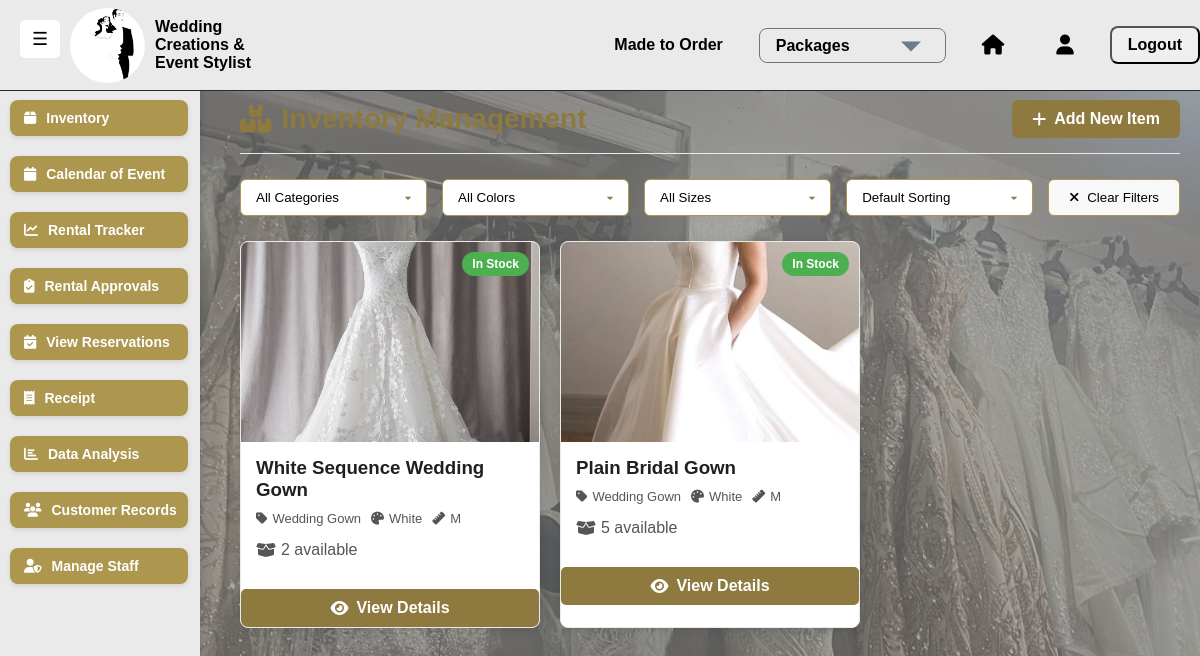
/inventory/ (signed in), run on an earlier commit of the app's database.
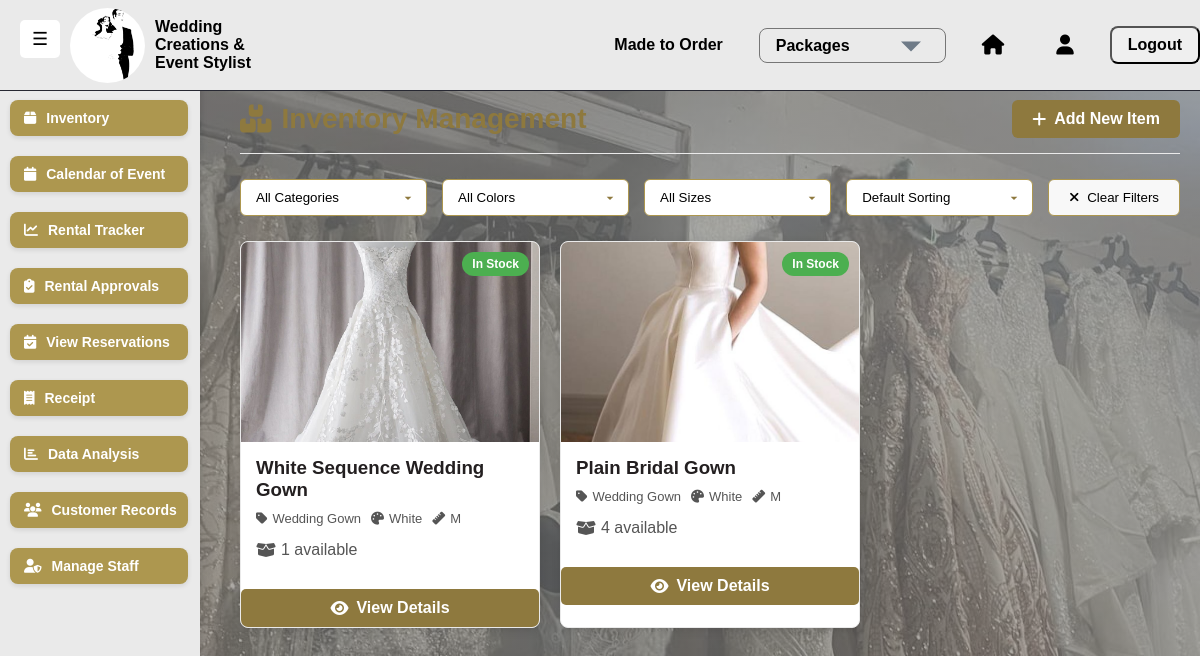
And on a later commit of the database.
### saritasapp/models.py (models this page shows, shortened)
class Inventory(models.Model):
    name = models.CharField(max_length=255)
    branch = models.ForeignKey(Branch, on_delete=models.CASCADE, related_name="inventory_items")
    category = models.ForeignKey(Category, on_delete=models.CASCADE, related_name="items")
    color = models.ForeignKey(Color, null=True, blank=True, on_delete=models.SET_NULL, related_name="inventory_items")
    size = models.ForeignKey(Size, null=True, blank=True, on_delete=models.SET_NULL, related_name="inventory_items")
    quantity = models.IntegerField(default=0)
    rental_price = models.DecimalField(max_digits=10, decimal_places=2)
    reservation_price = models.DecimalField(max_digits=10, decimal_places=2, null=True, blank=True)
    deposit_price = models.DecimalField(max_digits=10, decimal_places=2, null=True, blank=True)
    purchase_price = models.DecimalField(max_digits=10, decimal_places=2, null=True, blank=True)
    available = models.BooleanField(default=True)
    image = models.ImageField(upload_to="inventory/", null=True, blank=True)
    created_at = models.DateTimeField(auto_now_add=True)
    updated_at = models.DateTimeField(auto_now=True)
    class Meta:
        verbose_name_plural = "Inventory"
        ordering = ['-created_at']

class Category(models.Model):
    name = models.CharField(max_length=255, unique=True)
    description = models.TextField(blank=True)

class Color(models.Model):
    name = models.CharField(max_length=50, unique=True)

class Size(models.Model):
    name = models.CharField(max_length=10, unique=True)

### saritasapp/views.py (the view)
# urls.py: path('inventory/', views.inventory_view, name='inventory_list'),
@login_required
def inventory_view(request):
    categories = Category.objects.all()
    colors = Color.objects.all()
    sizes = Size.objects.all()
    selected_category = request.GET.get('category', '')
    selected_color = request.GET.get('color', '')
    selected_size = request.GET.get('size', '')
    sort = request.GET.get('sort', '')
    inventory_items = Inventory.objects.all()
    if selected_category:
        inventory_items = inventory_items.filter(category_id=selected_category)
    if selected_color:
        inventory_items = inventory_items.filter(color_id=selected_color)
    if selected_size:
        inventory_items = inventory_items.filter(size_id=selected_size)
    if sort == 'name_asc':
        inventory_items = inventory_items.order_by('name')
    elif sort == 'name_desc':
        inventory_items = inventory_items.order_by('-name')
    elif sort == 'price_asc':
        inventory_items = inventory_items.order_by('purchase_price')
    elif sort == 'price_desc':
        inventory_items = inventory_items.order_by('-purchase_price')
    return render(request, 'saritasapp/inventory.html', {
        'categories': categories,
        'colors': colors,
        'sizes': sizes,
        'inventory_items': inventory_items,
        'selected_category': selected_category,
        'selected_color': selected_color,
        'selected_size': selected_size,
        'sort': sort
    })

### saritasapp/context_processors.py (called while the page is built)
def notifications(request):
    if request.user.is_authenticated:
        return {
            'unread_count': Notification.objects.filter(user=request.user, is_read=False).count()
        }
    return {}

### saritasapp/templates/saritasapp/inventory.html (shortened to what this page needs)
{% extends "saritasapp/base.html" %}
{% load static %}
{% block extra_css %}
<link rel="stylesheet" href="{% static 'css/inventory.css' %}">
{% endblock %}
{% block content %}
    <div class="white-container">
        <div class="inventory-header">
            <h1><i class="fas fa-boxes"></i> Inventory Management</h1>
            <a href="{% url 'saritasapp:add_inventory' %}" class="add-item-btn">
                <i class="fas fa-plus"></i> Add New Item
            </a>
        </div>
        <div class="filter-row">
            <div class="filter-box">
                <select id="category" name="category" onchange="filterInventory()">
                    <option value="">All Categories</option>
                </select>
            </div>
            <div class="filter-box">
                <select id="color" name="color" onchange="filterInventory()">
                    <option value="">All Colors</option>
                </select>
            </div>
            <div class="filter-box">
                <select id="size" name="size" onchange="filterInventory()">
                    <option value="">All Sizes</option>
                </select>
            </div>
            <div class="filter-box">
                <select id="sort" name="sort" onchange="filterInventory()">
                    <option value="">Default Sorting</option>
                </select>
            </div>
            <button type="button" onclick="clearFilters()" class="clear-btn">
                <i class="fas fa-times"></i> Clear Filters
            </button>
        </div>
        <div class="inventory-items">
            {% if inventory_items %}
                {% for item in inventory_items %}
                <div class="item-card">
                    <div class="item-status {% if item.available %}in-stock{% else %}out-stock{% endif %}">
                        {{ item.available|yesno:"In Stock,Out of Stock" }}
                    </div>
                    <div class="item-image">
                        {% if item.image %}
                            <img src="{{ item.image.url }}" alt="{{ item.name }}">
                        {% else %}
                            <img src="{% static 'image/default-placeholder.png' %}" alt="No image">
                        {% endif %}
                    </div>
                    <div class="item-info">
                        <h3>{{ item.name }}</h3>
                        <div class="item-meta">
                            <span><i class="fas fa-tag"></i> {{ item.category.name }}</span>
                            <span><i class="fas fa-palette"></i> {{ item.color.name|default:"N/A" }}</span>
                            <span><i class="fas fa-ruler"></i> {{ item.size.name|default:"N/A" }}</span>
                        </div>
                        <div class="item-quantity">
                            <i class="fas fa-box-open"></i> {{ item.quantity }} available
                        </div>
                    </div>
                    <a href="{% url 'saritasapp:view_inventory' item.id %}" class="view-btn">
                        <i class="fas fa-eye"></i> View Details
                    </a>
                </div>
                {% endfor %}
            {% else %}
                <div class="no-items">
                    <i class="fas fa-search"></i>
                    <p>No items match your filters</p>
                    <button onclick="clearFilters()">Clear Filters</button>
                </div>
            {% endif %}
        </div>
    </div>
{% endblock %}

### saritasapp/templates/saritasapp/base.html (shortened to what this page needs)
{% load static %}
<!DOCTYPE html>
<html lang="en">
    <head>
        {% load static %}
        <link rel="stylesheet" href="{% static 'css/mainbase.css' %}">
        <link rel="stylesheet" href="https://cdnjs.cloudflare.com/ajax/libs/font-awesome/6.4.0/css/all.min.css">
        {% block extra_css %}{% endblock %}
    </head>
<body>
    <div class="sidebar" id="sidebar">
        <div class="nav-buttons">
            <a href="{% url 'saritasapp:inventory_list' %}" class="nav-btn">
                <span class="fas fa-box"></span> <text>Inventory</text>
            </a>
            <a href="{% url 'saritasapp:calendar' %}" class="nav-btn">
                <span class="fas fa-calendar"></span> <text>Calendar of Event</text>
            </a>
            <a href="{% url 'saritasapp:rental_tracker' %}" class="nav-btn">
                <span class="fas fa-chart-line"></span> <text>Rental Tracker</text>
            </a>
            <a href="{% url 'saritasapp:rental_approvals' %}" class="nav-btn">
                <span class="fas fa-clipboard-check"></span> <text>Rental Approvals</text>
            </a>
            <a href="{% url 'saritasapp:view_reservations' %}" class="nav-btn">
                <span class="fas fa-calendar-check"></span> <text>View Reservations</text>
            </a>
            <a href="{% url 'saritasapp:receipt-detail' receipt_id=1 %}" class="nav-btn">
                <span class="fas fa-receipt"></span> <text>Receipt</text>
            </a>
            <a href="{% url 'saritasapp:data_analysis' %}" class="nav-btn">
                <span class="fas fa-chart-bar"></span> <text>Data Analysis</text>
            </a>
            <a href="{% url 'saritasapp:customer_list' %}" class="nav-btn">
                <span class="fas fa-users"></span> <text>Customer Records</text>
            </a>
            <a href="{% url 'saritasapp:manage_staff' %}" class="nav-btn">
                <span class="fas fa-user-shield"></span> <text>Manage Staff</text>
            </a>
        </div>
    </div>
    <div class="header">
        <button id="toggle-btn">☰</button>
            <div class="logo">
                <img src="{% static 'images/Logo.png' %}" alt="Wedding Creations & Event Stylist">
                <span> Wedding<br>Creations &<br> Event Stylist</span>
            </div>
                <div class="header-items">
                    <div class="made-to-order">
                        <a href="{% url 'saritasapp:made_to_order' %}" class="header-link-text">Made to Order</a>
                    </div>
                    <select id="Package" class="header-link-text" onchange="navigateToPage()">
                        <option value="{% url 'saritasapp:packages' %}">Packages</option>
                    </select>
                    <a href="{% url 'saritasapp:dashboard' %}" class="header-link"><i class="fas fa-home"></i></a>
                    <a href="{% url 'saritasapp:profile' %}" class="header-link"><i class="fas fa-user"></i></a>
                    {% if user.is_authenticated %}
                    <form method="post" action="{% url 'saritasapp:logout' %}" style="display:inline;">
                        <button type="submit" class="header-link">Logout</button>
                        </form>
                        {% else %}
                        <a href="{% url 'saritasapp:sign_in' %}" class="header-link">Login</a>
                        {% endif %}
                </div>
    </div>
    <div class="container" style="margin-left: 220px; margin-top: 80px; padding: 20px;">
        {% block content %}
        {% endblock %}
    </div>
</body>
</html>

### static/css/mainbase.css (style rules this page uses)
body { margin: 0; padding: 0; font-family: Arial, sans-serif; background-image: linear-gradient(rgba(128, 128, 128, 0.700), rgba(128, 128, 128, 0.625)), url("/static/images/background.jpg"); background-attachment: fixed; }
.sidebar { width: 200px; height: 100vh; background: #EAEAEA; position: fixed; left: 0; top: 70px; display: flex; flex-direction: column; align-items: center; box-shadow: 2px 0 5px rgba(0, 0, 0, 0.1); transition: all 0.3s ease-in-out; will-change: width; overflow-x: hidden; overflow-y: auto; text-wrap: nowrap; }
.nav-buttons { width: 100%; display: flex; flex-direction: column; margin-top: 20px; }
.nav-btn { display: flex; align-items: center; justify-content: flex-start; width: 75%; padding: 10px 1em; font-size: 14px; font-weight: bolder; background: #AD974F; border: none; cursor: pointer; box-shadow: 0px 2px 5px rgba(0, 0, 0, 0.1); transition: all 0.3s ease-in; border-radius: 8px; margin: 10px; }
a { display: block; color: white ; padding: 12px; text-align: center; border-radius: 5px; font-size: 16px; font-weight: bold; text-decoration: none; transition: background 0.3s ease; }
.nav-btn span { margin-right: 10px; }
#toggle-btn { position: fixed; top: 20px; left: 20px; background: white; color: black; border: none; padding: 8px 12px; font-size: 18px; border-radius: 5px; cursor: pointer; transition: all 0.3s ease-in-out; z-index: 100; }
.logo { display: flex; align-items: center; gap: 10px; margin-left: 50px; }
.logo img { width: 75px; height: 75px; border-radius: 50%; object-fit: contain; }
.logo span { font-size: 16px; font-weight: bold; color: black; white-space: nowrap; display: block; }
.header { position: fixed; top: 0; left: 0; right: 0; height: 70px; padding: 10px 20px; background: #EAEAEA; color: black ; display: flex; align-items: center; justify-content: space-between; z-index: 102; width: 100%; border-bottom: 1px solid #272832; }
.header-items { display: flex; align-items: center; justify-content: flex-end; gap: 20px; margin-right: 20px; flex-wrap: nowrap; flex-grow: 1; }
.header select { background-color: transparent; color: black; font-size: 16px; font-weight: 600; padding: 8px 16px; border-radius: 8px; cursor: pointer; appearance: none; background-repeat: no-repeat; background-position: right 10px center; background-size: 48px; }
.header select option { background: white; color: black; }
.header-link { display: flex; align-items: center; gap: 8px; text-decoration: none; color: black; font-size: 16px; font-weight: 600; padding: 8px 16px; border-radius: 8px; transition: 0.3s; white-space: nowrap; }
.header-link-text { display: flex; align-items: center; gap: 8px; text-decoration: none; color: black; font-size: 16px; font-weight: 600; padding: 8px 16px; border-radius: 8px; transition: 0.3s; white-space: nowrap; }
.header-link i { font-size: 20px; color: black; }

What changed in the data, as far as the page shows it:
changed Inventory "White Sequence Wedding Gown": quantity "2" → "1"
changed Inventory "Plain Bridal Gown": quantity "5" → "4"
